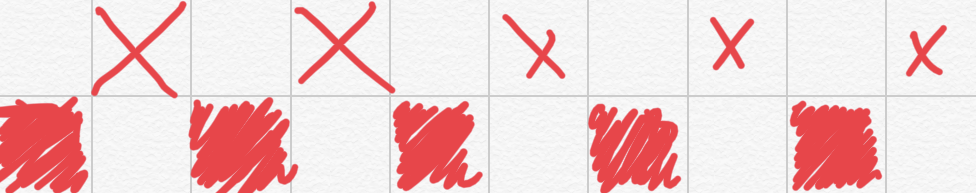
#> input picture Programmes Python/Machine learning/Cross&Full.png, 976 x 193 px
$ python Image.py
#> lines starting #> are read from the running program, lines starting #| are printed output that depends on the picture
### Programmes Python/Machine learning/NeuralNetWork.py
#!/usr/bin/env python3
# -*- coding: utf-8 -*-
"""
Created on Thu Feb  6 14:40:37 2020

@author: yanisfilippi
"""

import numpy as np
import matplotlib.pyplot as plt

#========================== Fonctions

def sigmoid(x):
    return 1/(1+np.exp(-x))

def sigPrime(x):
    return x*(1-x)

#========================== Classes


#### Classe Brain composée des neurones

class Brain:
    def __init__(self,nb_neurons_input,nb_neurons_hidden,nb_neurons_output,nb_hidden):
        self.__layers = [InputLayer(nb_neurons_input)]
        self.__layers.append(Layer(nb_neurons_hidden,nb_neurons_input))
        for x in range(nb_hidden-1):
            self.__layers.append(Layer(nb_neurons_hidden,nb_neurons_hidden))
        self.__layers.append(OutputLayer(nb_neurons_output,nb_neurons_hidden))

        self.__train_data = None
        self.__train_solution = None
        return

    def set_train_data(self,data):
        self.__train_data = data
        return

    def set_train_solution(self,solution):
        self.__train_solution = solution
        return

    def run_all(self,entry):
        '''
        Permet un passage dans le réseau neuronal.
        (Un 'ALLER' avec comme entrée la variable entry {FEEDFORWARD})
        '''
        self.__layers[0].set_entry(entry)
        self.__layers[1].set_A_Nminus1(entry)
        for i in range(1,len(self.__layers)):
            self.__layers[i].run()
            if i+1!=len(self.__layers):
                self.__layers[i+1].set_A_Nminus1(self.__layers[i].get_A_N())
        return

    def correct_all(self,cost=False,coeff=1):
        '''
        Correction de tous les coefficients du réseau
        (passage 'RETOUR' et correction par calcul du gradient {BACKPROPAGATION})
        '''
        L_N = self.__layers[-1]
        L_Nminus1 = self.__layers[-2]
        L_N.set_exact(self.__train_solution)
        L_N.correct(coeff)
        L_Nminus1.set_W_N(L_N.get_W_Nminus1())
        L_Nminus1.set_Err_N(L_N.get_Err_Nminus1())
        for i in range(2,len(self.__layers)):
            L_N = self.__layers[-i]
            L_Nminus1 = self.__layers[-i-1]
            L_N.correct(coeff)
            L_Nminus1.set_W_N(L_N.get_W_Nminus1())
            L_Nminus1.set_Err_N(L_N.get_Err_Nminus1())
        if cost:
            return self.__layers[-1].cost()
        return

    def train(self,Data,Solution,Iter_Training,Cost_Rate=10,Coeff=1):
        '''
        Entrainement du réseau avec les variables Data et Solution
        On effectue un nombre d'iteration de l'entrainement : Iter_Training

        Cost_Rate (default=10) le 'pas' du tracé de la courbe du cout en fonction du nb d'iterations
        '''
        self.set_train_data(Data)
        self.set_train_solution(Solution)
        Iter = []
        Cost = []
        for i in range(Iter_Training):
            self.run_all(self.__train_data)
            if Iter_Training%Cost_Rate==0:
                a = self.correct_all(True,Coeff)
                print('Training Iter N° :',i, 'Cost :',a)
                Iter.append(i)
                Cost.append(a)
            else:
                self.correct_all(coeff=Coeff)
        plt.plot(Iter,Cost)
        plt.show()
        return

    # [10 lines left out: function test, not called in this run]


#Classe de couche, on est dans une couche (N) et les variables sont nommées d'après ce postulat
class Layer:
    def __init__(self,nb_neurons, nb_neurons_Nminus1):
        self.__nb_neurons = nb_neurons

        #N-1
        self.__A_Nminus1 = None
        self.__W_Nminus1 = 2*np.random.random((nb_neurons,nb_neurons_Nminus1)) - 1
        self.__B_Nminus1 = 2*np.random.random((nb_neurons,1)) - 1
        self.__Err_Nminus1 = None
        #N
        self.__A_N = np.zeros((nb_neurons,1))
        self.__W_N = None
        self.__Err_N = None

        return


    def get_A_N(self):
        return self.__A_N

    def get_Err_Nminus1(self):
        return self.__Err_Nminus1

    def get_W_Nminus1(self):
        return self.__W_Nminus1

    def set_W_N(self,W):
        self.__W_N = W
        return
    def set_Err_N(self,E):
        self.__Err_N = E
        return

    def set_A_Nminus1(self,A):
        self.__A_Nminus1 = A
        return

    #Les méthodes précédents sont nécéssaire pour la communication synaptique entre couches

    def do_Err_Nminus1(self):
        self.__Err_Nminus1 = sigPrime(self.__A_N)*(np.dot(self.__W_N.T,self.__Err_N))
        return

    #la variable Err est une variable pivot pour eclaircir les calculs

    def run(self):
        '''
        Passage dans la couche (FEEDFORWARD)
        '''
        self.__A_N = sigmoid(np.dot(self.__W_Nminus1,self.__A_Nminus1) + self.__B_Nminus1)
        return

    def correct(self,coeff=1):
        '''
        Correction des coefficiens de W_Nminus1 et B_Nminus1
        '''
        if coeff!=1:
            print('ok')
        self.do_Err_Nminus1()
        (a,b) = np.shape(self.__Err_Nminus1)

        corr_W_Nminus1 = coeff*np.dot(self.__Err_Nminus1,self.__A_Nminus1.T)
        corr_B_Nminus1 = coeff*np.dot(self.__Err_Nminus1,np.ones((b,1)))

        sign = -1

        self.__W_Nminus1 += sign*corr_W_Nminus1
        self.__B_Nminus1 += sign*corr_B_Nminus1

        return


#On distingue les couches d'entrée et de sortie

class InputLayer(Layer):
    def __init__(self,nb_neurons):
        self.__neurons = None
        self.__nb_neurons = nb_neurons
        return

    def set_entry(self,L):
        self.__neurons = L
        return

    def run(self):
        print("Can't run entry")
        return

    def correct(self):
        print("Can't correct entry")
        return


class OutputLayer:
    def __init__(self,nb_neurons, nb_neurons_Nminus1):
        self.__nb_neurons = nb_neurons

        #N-1
        self.__A_Nminus1 = None
        self.__W_Nminus1 = 2*np.random.random((nb_neurons,nb_neurons_Nminus1)) - 1
        self.__B_Nminus1 = 2*np.random.random((nb_neurons,1)) - 1
        self.__Err_Nminus1 = None
        #N
        self.__A_N = np.zeros((nb_neurons,1))
        self.__W_N = None
        self.__Err_N = None

        self.__exact = None
        return


    def set_exact(self,L):
        self.__exact = L
        return

    def cost(self):
        c = sum((self.__A_N - self.__exact)**2)
        p = len(c)
        return sum(c)/p

    def do_Err_Nminus1(self):
        self.__Err_N = 2*(self.__A_N - self.__exact)
        self.__Err_Nminus1 = sigPrime(self.__A_N)*self.__Err_N
        return

    def get_A_N(self):
        return self.__A_N

    def get_Err_Nminus1(self):
        return self.__Err_Nminus1

    def get_W_Nminus1(self):
        return self.__W_Nminus1

    def set_W_N(self,W):
        self.__W_N = W
        return
    def set_Err_N(self,E):
        self.__Err_N = E
        return

    def set_A_Nminus1(self,A):
        self.__A_Nminus1 = A
        return

    def run(self):
        self.__A_N = sigmoid(np.dot(self.__W_Nminus1,self.__A_Nminus1) + self.__B_Nminus1)
        return

    def correct(self,coeff=1):
        self.do_Err_Nminus1()
        (a,b) = np.shape(self.__Err_Nminus1)

        corr_W_Nminus1 = coeff*np.dot(self.__Err_Nminus1,self.__A_Nminus1.T)
        corr_B_Nminus1 = coeff*np.dot(self.__Err_Nminus1,np.ones((b,1)))

        sign = -1

        self.__W_Nminus1 += sign*corr_W_Nminus1
        self.__B_Nminus1 += sign*corr_B_Nminus1

        return

### Programmes Python/Machine learning/Image.py
from os import getcwd, chdir
import numpy as np
import matplotlib.pyplot as plt
import NeuralNetWork as NNW


chdir('/Users/yanisfilippi/Desktop')


A = plt.imread('Cross&Full.png')
#> A is the input picture: shape (193, 976, 4) float32; mean R, G, B, A 0.945, 0.822, 0.825, 1

print(np.shape(A))
#| (193, 976, 4)


def BlackWhite(img):
    A = plt.imread(img)
    n, p, t = np.shape(A)
    for i in range(n):
        for j in range(p):
            m = (sum(A[i,j,0:3]))/3
            A[i,j,0:3] = np.array([m]*3)
    return A


B = BlackWhite('Cross&Full.png')
#> after the loop in BlackWhite, `for i in range(n):`:
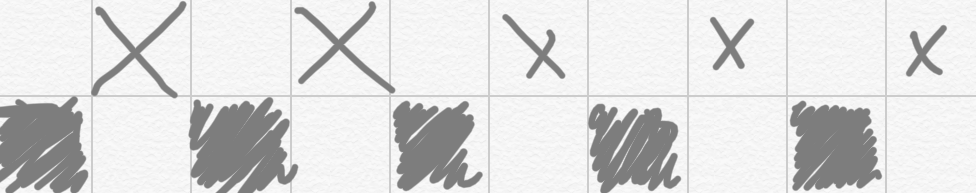
#> A: shape (193, 976, 4) float32; mean R, G, B, A 0.864, 0.864, 0.864, 1

Border = B[100,92,0]
#> Border = 0.8
print(Border)
#| 0.8

def Split(B,Border):
    n,p,t = np.shape(B)
    H = []
    V = []

    for i in range(n):
        if B[i,10,0]==Border:
            H.append(i)
    for j in range(p):
        if B[10,j,0]==Border:
            V.append(j)
    def l(V):
        S = []
        tmpH = False
        t = []
        for i in range(1,len(V)):
            if V[i]-V[i-1]==1:
                if tmpH:
                    t.append(V[i])
                else:
                    t = [V[i-1],V[i]]
                    tmpH=True
            else:
                if tmpH:
                    S.append(t)
                t = []
                tmpH=False
        S.append(t)
        return S
    LH = l(H)
    LV = l(V)
    L = [B[0:LH[0][0],:,:]]
    for i in range(len(LH)-1):
        L.append(B[LH[i][-1]+1:LH[i+1][0],:,:])
    L.append(B[LH[-1][-1]+1:-1,:,:])
    L2 = [[x[:,0:LV[0][0]]] for x in L]
    for i in range(len(LV)-1):
        for p in range(len(L2)):
            L2[p].append(L[p][:,LV[i][-1]+1:LV[i+1][0],:])
    for p in range(len(L2)):
        L2[p].append(L[p][:,LV[-1][-1]+1:-1,:])
    return L2

def Square(B, x=None, ):
    n,p,t = np.shape(B)
    if x!=None:
        d1 = n-x
        d2 = p-x
        L = B[d1//2+1:-(d1//2+d1%2+1),d2//2+1:-(d2//2+d2%2+1),:]
    elif n==max(n,p):
        d = n-p
        L = B[d//2:-(d//2+1),:,:]
    else:
        d = p-n
        L = B[:,d//2:-(d//2+1),:]
    return L

def FullSquare(S):
    n = len(S)
    p = len(S[0])
    P = [[] for x in range(n)]
    Min = []
    for i in range(n):
        for j in range(p):
            a, b, c = np.shape(S[i][j])
            d = min(a,b)
            Min.append(d)
#            print(d)
    D = min(Min)
    for i in range(n):
        for j in range(p):
            P[i] += [Square(S[i][j],D)]
#            print('j = ',j,' P{i} : ',len(P[i]))

    return P

def ShowAll(S):
    m = len(S)
    n = len(S[0])
    fig, AX = plt.subplots(m,n)
    for i in range(m):
        for j in range(n):
            AX[i,j].imshow(S[i][j])
            AX[i,j].axis('off')
    return

def Unwrap(B):
    n, p, t = np.shape(B)
    L = np.zeros(n*p)
    for i in range(n):
        L[i*n:(i+1)*n] = B[i,:,0]
    return L

S = Split(B,Border)
#> after the loop in Split, `for i in range(n):`: H = [95, 96]
#> after the loop in Split, `for j in range(p):`: V = [91, 92, 190, 191, 290, 291, 389, 390, 488, 489, 587, 588, 687, 688, 786, 787, 885, 886]
#> the loop in l, `for i in range(1,len(V)):` made 1 pass
#> after the loop in l, `for i in range(1,len(V)):`: S = []
#> in Split, `LH = l(H)`: LH = [[95, 96]]
#> the loop in l (call 2), `for i in range(1,len(V)):` made 17 passes
#> (t, tmpH) on passes 1, 3, 5, 7, 9, 11, 13, 15, 17: ([91, 92], True), ([190, 191], True), ([290, 291], True), ([389, 390], True), ([488, 489], True), ([587, 588], True), ([687, 688], True), ([786, 787], True), ([885, 886], True)
#> tmpH on passes 2, 4, 6, 8, 10, 12: False, False, False, False, False, False
#> in Split, `LV = l(V)`: LV = [[91, 92], [190, 191], [290, 291], [389, 390], [488, 489], [587, 588], [687, 688], [786, 787], [885, 886]]
#> after the loop in Split, `for i in range(len(LH)-1):`: L = 1 item
#> in Split, `L2 = [[x[:,0:LV[0][0]]] for x in L]`: L2 = 2 items
#> the loop in Split, `for i in range(len(LV)-1):` made 8 passes
#> the loop in Split, `for p in range(len(L2)):` made 2 passes
#> S = 2 items
S = FullSquare(S)
#> in FullSquare, `n = len(S)`: n = 2
#> in FullSquare, `p = len(S[0])`: p = 10
#> the loop in FullSquare, `for i in range(n):` made 2 passes
#> pass 1, in Square, `L = B[d1//2+1:-(d1//2+d1%2+1),d2//2+1:-(d2//2+d2%2+1),:]`:
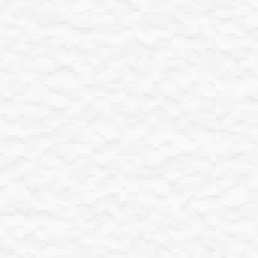
#> L: shape (86, 86, 4) float32 (shown 3 times larger); mean of channels 0, 1, 2, 3 0.962, 0.962, 0.962, 1; drawn as R, G, B
#> pass 1, in Square (call 2), `L = B[d1//2+1:-(d1//2+d1%2+1),d2//2+1:-(d2//2+d2%2+1),:]`:
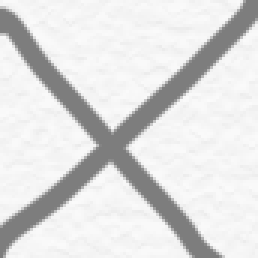
#> L: shape (86, 86, 4) float32 (shown 3 times larger); mean of channels 0, 1, 2, 3 0.868, 0.868, 0.868, 1; drawn as R, G, B
#> pass 1, in Square (call 4), `L = B[d1//2+1:-(d1//2+d1%2+1),d2//2+1:-(d2//2+d2%2+1),:]`:
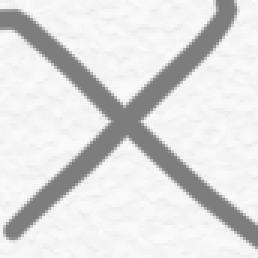
#> L: shape (86, 86, 4) float32 (shown 3 times larger); mean of channels 0, 1, 2, 3 0.867, 0.867, 0.867, 1; drawn as R, G, B
#> after the loop in FullSquare, `for i in range(n):`: P = 2 items


data = np.zeros((86*86,14))
solution = np.array([[0,1,0,1,0,1,0,0,0,0,0,0,0,0],
                     [0,0,0,0,0,0,0,1,0,1,0,1,0,1]])
for y in range(2):
    for x in range(7):
        print(x,y)
        data[:,x+7*y] = Unwrap(S[y][x])

print(np.shape(data))
#| (7396, 14)
print(np.shape(solution))

Alexa = NNW.Brain(7396,10,2,2)
Alexa.train(data,solution,2000)
#> in train, `plt.show()`:
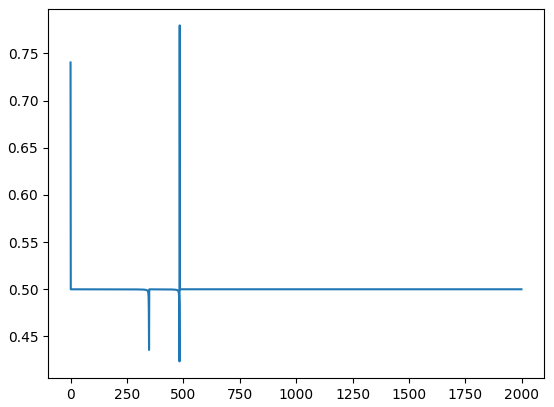
#> figure drawn by matplotlib, 1 panel; curve peaks at x = 484, y = 0.78
